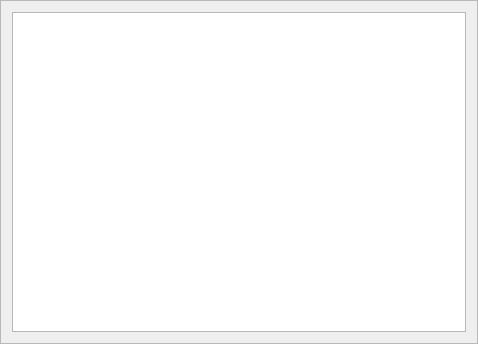
<?xml version="1.0" encoding="UTF-8"?>
<ui version="4.0">
 <class>FrameFileSystem</class>
 <widget class="QFrame" name="FrameFileSystem">
  <property name="geometry">
   <rect>
    <x>0</x>
    <y>0</y>
    <width>478</width>
    <height>344</height>
   </rect>
  </property>
  <property name="windowTitle">
   <string>FileSystem</string>
  </property>
  <property name="frameShape">
   <enum>QFrame::StyledPanel</enum>
  </property>
  <property name="frameShadow">
   <enum>QFrame::Raised</enum>
  </property>
  <layout class="QVBoxLayout" name="verticalLayout">
   <item>
    <widget class="QTreeView" name="treeViewFileSystem">
     <attribute name="headerStretchLastSection">
      <bool>false</bool>
     </attribute>
    </widget>
   </item>
  </layout>
 </widget>
 <resources/>
 <connections/>
</ui>
